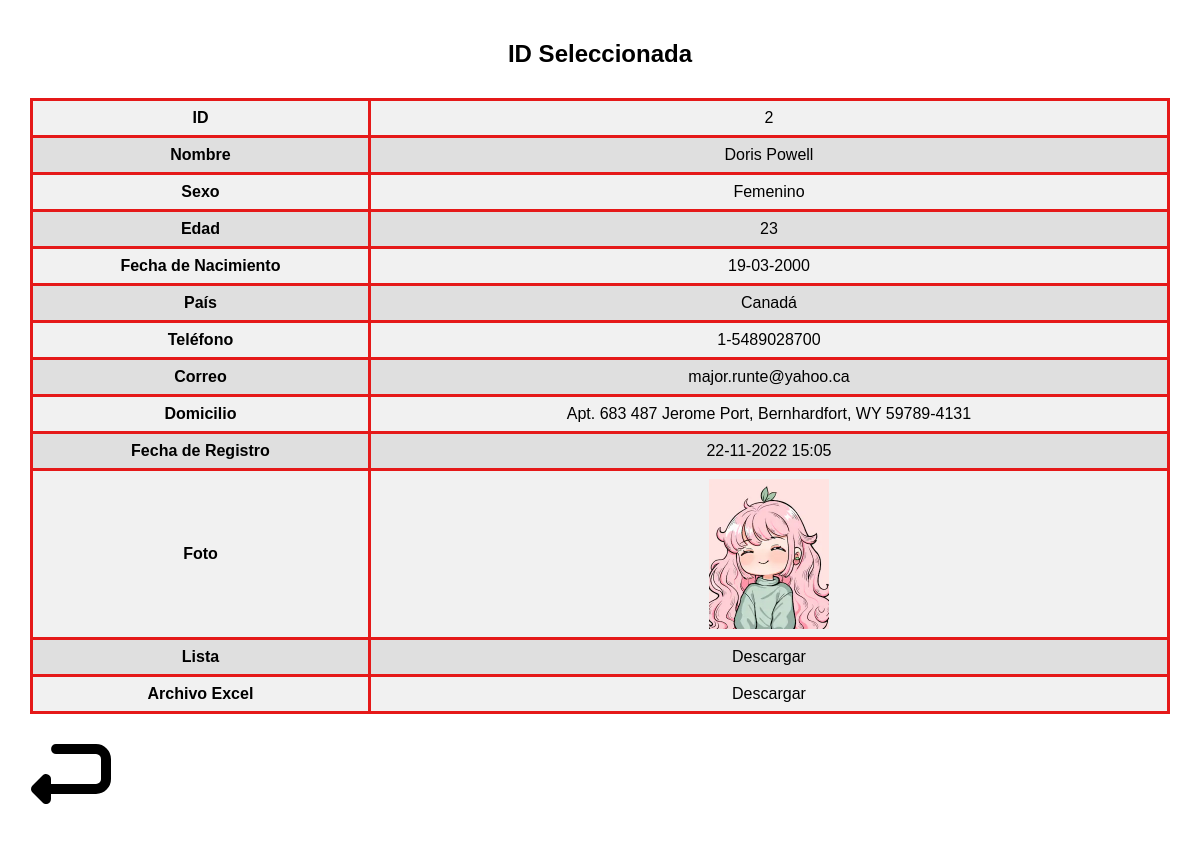
Page /student_information.php?id=2 on the committed database.
### tables this page shows
CREATE TABLE `student` (
  `id_students` int(11) NOT NULL AUTO_INCREMENT,
  `nombre` varchar(50) NOT NULL,
  `id_sexo` int(11) DEFAULT NULL,
  `especifique` varchar(255) DEFAULT '',
  `edad` int(3) NOT NULL,
  `nacimiento` date NOT NULL,
  `id_paises` int(11) DEFAULT NULL,
  `telefono` varchar(14) NOT NULL,
  `correo` varchar(50) NOT NULL,
  `domicilio` varchar(255) NOT NULL,
  `foto` varchar(255) NOT NULL,
  `lista` varchar(255) NOT NULL,
  `excel` varchar(255) NOT NULL,
  `fecha_acceso` timestamp NOT NULL,
  `fecha_registro` timestamp NOT NULL DEFAULT current_timestamp(),
  `id_usuario_registro` int(11) DEFAULT NULL,
  `fecha_edicion` timestamp NULL DEFAULT NULL,
  `id_usuario_editor` int(11) DEFAULT NULL,
  `visible` int(11) NOT NULL DEFAULT 1,
  `fecha_borrado` timestamp NOT NULL DEFAULT current_timestamp(),
  PRIMARY KEY (`id_students`),
  KEY `id_paises` (`id_paises`),
  KEY `id_sexo` (`id_sexo`),
  CONSTRAINT `student_ibfk_1` FOREIGN KEY (`id_paises`) REFERENCES `paises` (`id_paises`) ON DELETE CASCADE ON UPDATE CASCADE,
  CONSTRAINT `student_ibfk_2` FOREIGN KEY (`id_sexo`) REFERENCES `sexo` (`id_sexo`) ON DELETE CASCADE ON UPDATE CASCADE
);

CREATE TABLE `sexo` (
  `id_sexo` int(11) NOT NULL,
  `descripcion` varchar(20) DEFAULT NULL,
  PRIMARY KEY (`id_sexo`)
);

CREATE TABLE `paises` (
  `id_paises` int(11) NOT NULL AUTO_INCREMENT,
  `pais` char(50) DEFAULT NULL,
  PRIMARY KEY (`id_paises`),
  KEY `id_paises` (`id_paises`)
);

### student_information.php (the view, shortened to what this page needs)
<?php
require_once 'conn.php';
$conn = new mysqli($servername, $username, $db_password, $dbname, $port);
$conn->set_charset("utf8mb4");
$student_id = isset($_GET['id']) ? intval($_GET['id']) : 0;
$sql = "
SELECT
  s.id_students   AS ID,
  s.nombre        AS Nombre,
  sex.descripcion AS Sexo,
  s.especifique   AS Especifique,
  s.edad          AS Edad,
  DATE_FORMAT(s.nacimiento, '%d-%m-%Y') AS Fecha_Nacimiento,
  p.pais          AS Pais,
  s.telefono      AS Telefono,
  s.correo        AS Correo,
  s.domicilio     AS Domicilio,
  s.foto          AS Foto,
  s.lista         AS Lista,
  s.excel         AS Excel,
  DATE_FORMAT(s.fecha_registro, '%d-%m-%Y %H:%i') AS Fecha_Registro,
  s.visible       AS Visible,
  DATE_FORMAT(s.fecha_borrado, '%d-%m-%Y %H:%i') AS Fecha_Borrado
FROM student s
JOIN sexo sex ON s.id_sexo = sex.id_sexo
JOIN paises p ON s.id_paises = p.id_paises
WHERE s.id_students = $student_id
";
$result = $conn->query($sql);
if ($result->num_rows > 0) {
    $row = $result->fetch_assoc();
    echo "<h2>ID Seleccionada</h2>";
    echo "<table>";
    $fields = [
        'ID' => 'ID',
        'Nombre' => 'Nombre',
        'Sexo' => 'Sexo',
        'Edad' => 'Edad',
        'Fecha_Nacimiento' => 'Fecha de Nacimiento',
        'Pais' => 'País',
        'Telefono' => 'Teléfono',
        'Correo' => 'Correo',
        'Domicilio' => 'Domicilio',
        'Fecha_Registro' => 'Fecha de Registro'
    ];
    foreach ($fields as $key => $label) {
        echo "<tr>";
        echo "<td><strong>$label</strong></td>";
        if ($key === 'Sexo') {
            if ($row['Sexo'] == 'Otro' && !empty($row['Especifique'])) {
                echo "<td>" . htmlspecialchars($row['Sexo'] . " - " . $row['Especifique']) . "</td>";
            } else {
                echo "<td>" . htmlspecialchars($row[$key]) . "</td>";
            }
        } else {
            echo "<td>" . htmlspecialchars($row[$key] ?? 'N/A') . "</td>";
        }
        echo "</tr>";
    }
    echo "<tr>";
    echo "<td><strong>Foto</strong></td>";
    echo "<td><img src='./" . $row['Foto'] . "' width='120' height='150' style='object-fit: cover;'></td>";
    echo "</tr>";
    echo "<tr>";
    echo "<td><strong>Lista</strong></td>";
    echo "<td><a href='./" . $row['Lista'] . "' download class='btn-table'>Descargar</a></td>";
    echo "</tr>";
    echo "<tr>";
    echo "<td><strong>Archivo Excel</strong></td>";
    echo "<td><a href='./" . $row['Excel'] . "' class='btn-table'>Descargar</a></td>";
    echo "</tr>";
    echo "</table>";
    echo "<a href='students.php' class='btn-table'>
        <img src='./templates/return-svgrepo-com.svg' width='80' alt='Volver a los registros'>
        </a><br><br>";
} else {
    echo "ID incorrecta: $student_id";
    echo "<br><a href='students.php' class='btn-table'>Volver a los registros</a>";
}
?>
<!DOCTYPE html>
<html lang="es">
<head>
    <link rel="stylesheet" href="style.css" media="screen" />
</head>
<body>
</body>
</html>

### style.css (style rules this page uses)
body { font-family: Arial, sans-serif; margin: 10px; padding: 20px; background-image: url('templates/White.jpg'); background-size: cover; background-position: center; background-repeat: no-repeat; background-attachment: fixed; }
h2 { text-align: center; color: #000000; }
table { padding: 5px; font-family: arial, sans-serif; border: 1px solid #ddd; width: 100%; background-color: rgba(255, 255, 255, 0.9); border-collapse: collapse; margin: 20px 0; }
td { border: 3px solid #e51919; text-align: center; padding: 8px; }
tr { background-color: rgba(240, 240, 240, 0.9); }
tr:nth-child(even) { background-color: rgba(220, 220, 220, 0.9); }
a { background-color: transparent; text-decoration: none; }
h2 { background-color: rgba(0, 0, 0, 0); padding: 10px; border-radius: 5px; text-align: center; }
.btn-table { background-color: transparent; padding: 1px; border-radius: 3px; text-decoration: none; color: #000; }

### rows in the picture
student: id_students "2", nombre "Doris Powell", id_sexo.descripcion "Femenino", edad "23", id_paises.pais "Canadá", telefono "1-5489028700", correo "major.runte@yahoo.ca", domicilio "Apt. 683 487 Jerome Port, Bernhardfort, WY 59789-4131", foto (picture)

### other values in the picture
$label "ID"
$label "Nombre"
$label "Sexo"
$label "Edad"
$label "Fecha de Nacimiento"
$row[$key] "19-03-2000"
$label "País"
$label "Teléfono"
$label "Correo"
$label "Domicilio"
$label "Fecha de Registro"
$row[$key] "22-11-2022 15:05"
